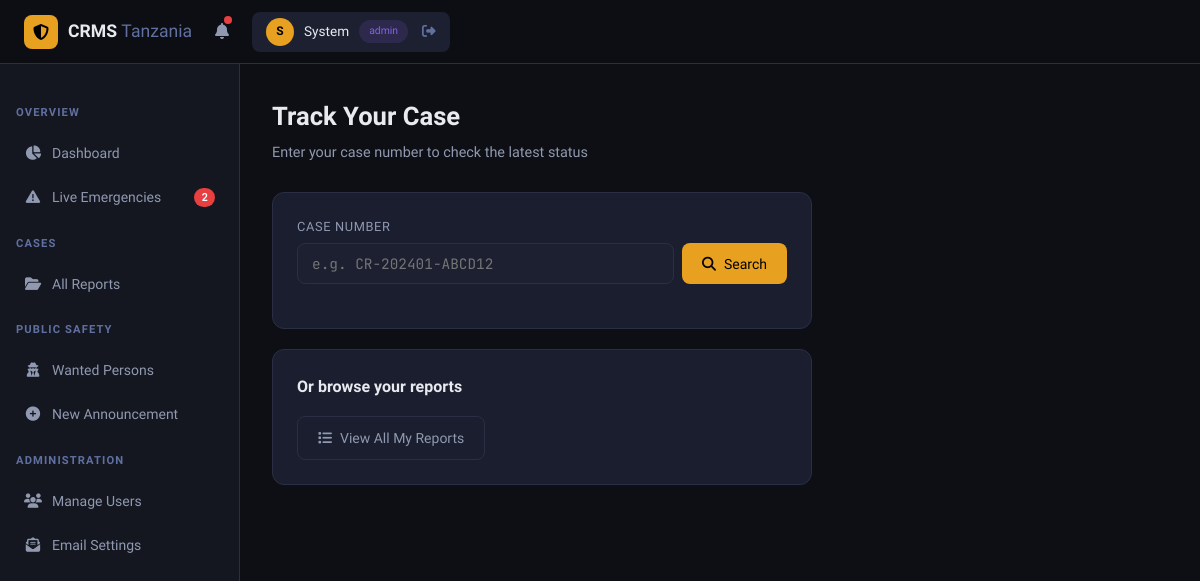
The page /track (signed in) on the database its author committed.
### app.py (models this page shows, shortened)
class User(UserMixin, db.Model):
    id = db.Column(db.Integer, primary_key=True)
    full_name = db.Column(db.String(120), nullable=False)
    email = db.Column(db.String(120), unique=True, nullable=False)
    phone = db.Column(db.String(20))
    password_hash = db.Column(db.String(256), nullable=False)
    role = db.Column(db.String(20), default='citizen')
    is_active = db.Column(db.Boolean, default=True)
    email_verified = db.Column(db.Boolean, default=False)
    created_at = db.Column(db.DateTime, default=datetime.utcnow)
    reports = db.relationship('CrimeReport', backref='reporter', lazy=True, foreign_keys='CrimeReport.user_id')

### app.py (the view)
@app.route('/track')
@login_required
def track():
    return render_template('track.html')

### app.py (called while the page is built)
@login_manager.user_loader
def load_user(uid): return User.query.get(int(uid))

### templates/track.html (shortened to what this page needs)
{% extends "base.html" %}
{% block content %}
<div class="page-header fade-in">
  <h1>Track Your Case</h1>
  <p>Enter your case number to check the latest status</p>
</div>
<div class="card fade-in" style="max-width:540px">
  <div class="form-group">
    <label>Case Number</label>
    <div class="search-bar">
      <input type="text" id="caseInput" placeholder="e.g. CR-202401-ABCD12" style="font-family:var(--mono)">
      <button class="btn btn-primary" onclick="searchCase()"><i class="fas fa-magnifying-glass"></i> Search</button>
    </div>
  </div>
</div>
<div class="card fade-in" style="margin-top:20px;max-width:540px">
  <div class="card-title" style="margin-bottom:16px">Or browse your reports</div>
  <a href="{{ url_for('dashboard') }}" class="btn btn-outline"><i class="fas fa-list"></i> View All My Reports</a>
</div>
{% endblock %}

### templates/base.html (shortened to what this page needs)
<!DOCTYPE html>
<html lang="en">
<head>
<link rel="stylesheet" href="https://cdnjs.cloudflare.com/ajax/libs/font-awesome/6.5.0/css/all.min.css">
</head>
<body>
<nav class="navbar">
  <div class="nav-brand">
    <div class="shield"><i class="fas fa-shield-halved"></i></div>
    <span>CRMS <span style="color:var(--text3);font-weight:400">Tanzania</span></span>
  </div>
  {% if current_user.is_authenticated %}
  <div class="nav-notif" id="notifBtn">
    <i class="fas fa-bell"></i>
    <div class="notif-dot" id="notifDot" style="display:none"></div>
  </div>
  <div class="nav-user">
    <div class="avatar">{{ current_user.full_name[0] }}</div>
    <span>{{ current_user.full_name.split()[0] }}</span>
    <span class="pill pill-{{ current_user.role }}" style="font-size:.65rem">{{ current_user.role }}</span>
    <a href="{{ url_for('logout') }}" style="color:var(--text3);margin-left:4px"><i class="fas fa-right-from-bracket"></i></a>
  </div>
  {% else %}
  <div class="nav-links" style="margin-left:auto">
    <a href="{{ url_for('login') }}">Login</a>
    <a href="{{ url_for('register') }}" style="background:var(--accent);color:#000;padding:7px 16px;border-radius:8px">Register</a>
  </div>
  {% endif %}
</nav>
{% if current_user.is_authenticated %}
<div class="layout">
  <aside class="sidebar">
    {% if current_user.role in ['admin','officer'] %}
    <div class="sidebar-section">Overview</div>
    <a href="{{ url_for('dashboard') }}" class="{{ 'active' if request.endpoint=='dashboard' }}"><i class="fas fa-chart-pie"></i> Dashboard</a>
    <a href="{{ url_for('officer_emergencies') }}" class="{{ 'active' if request.endpoint=='officer_emergencies' }}" style="position:relative">
      <i class="fas fa-triangle-exclamation"></i> Live Emergencies
      <span id="emergencyNavBadge" style="display:none;margin-left:auto;background:var(--red);color:#fff;border-radius:100px;padding:1px 7px;font-size:.68rem;font-weight:700;font-family:var(--mono)"></span>
    </a>
    <div class="sidebar-section">Cases</div>
    <a href="{{ url_for('admin_reports') }}" class="{{ 'active' if request.endpoint=='admin_reports' }}"><i class="fas fa-folder-open"></i> All Reports</a>
    <div class="sidebar-section">Public Safety</div>
    <a href="{{ url_for('wanted_list') }}" class="{{ 'active' if request.endpoint in ['wanted_list','wanted_detail'] }}"><i class="fas fa-user-secret"></i> Wanted Persons</a>
    <a href="{{ url_for('wanted_new') }}" class="{{ 'active' if request.endpoint=='wanted_new' }}"><i class="fas fa-plus-circle"></i> New Announcement</a>
    {% if current_user.role == 'admin' %}
    <div class="sidebar-section">Administration</div>
    <a href="{{ url_for('admin_users') }}" class="{{ 'active' if request.endpoint=='admin_users' }}"><i class="fas fa-users"></i> Manage Users</a>
    <a href="{{ url_for('admin_email_settings') }}" class="{{ 'active' if request.endpoint=='admin_email_settings' }}"><i class="fas fa-envelope-open-text"></i> Email Settings</a>
    {% endif %}
    {% endif %}
  </aside>
  <main class="main">
    {% block content %}{% endblock %}
  </main>
</div>
{% else %}
{% block public_content %}{% endblock %}
{% endif %}
</body>
</html>

### templates/base.html (style rules this page uses)
:root { --bg: #0d0f14; --bg2: #141720; --bg3: #1c2030; --card: #1a1e2e; --border: #2a2f45; --accent: #e8a020; --accent2: #f0c060; --red: #e84040; --green: #30c060; --blue: #3080e8; --purple: #8860e8; --text: #e8eaf0; --text2: #9099b0; --text3: #6070a0; --font: 'Sora', sans-serif; --mono: 'JetBrains Mono', monospace; --radius: 12px; --shadow: 0 8px 32px rgba(0,0,0,0.4); }
*,*::before,*::after { box-sizing:border-box;margin:0;padding:0 }
html { scroll-behavior:smooth }
body { font-family:var(--font);background:var(--bg);color:var(--text);min-height:100vh;line-height:1.6 }
a { color:var(--accent);text-decoration:none }
.navbar { position:fixed;top:0;left:0;right:0;z-index:100;background:rgba(13,15,20,0.95);backdrop-filter:blur(16px);border-bottom:1px solid var(--border);height:64px;display:flex;align-items:center;padding:0 24px;gap:16px }
.nav-brand { display:flex;align-items:center;gap:10px;font-weight:700;font-size:1.1rem;color:var(--text) }
.nav-brand .shield { width:34px;height:34px;background:var(--accent);border-radius:8px;display:grid;place-items:center;color:#000;font-size:1rem }
.nav-user { display:flex;align-items:center;gap:10px;padding:6px 14px;background:var(--bg3);border-radius:8px;font-size:.85rem }
.nav-user .avatar { width:28px;height:28px;border-radius:50%;background:var(--accent);display:grid;place-items:center;color:#000;font-size:.75rem;font-weight:700 }
.nav-notif { position:relative;padding:7px;cursor:pointer;color:var(--text2);transition:.2s }
.notif-dot { position:absolute;top:4px;right:4px;width:8px;height:8px;background:var(--red);border-radius:50% }
.layout { display:flex;padding-top:64px;min-height:100vh }
.sidebar { width:240px;background:var(--bg2);border-right:1px solid var(--border);padding:24px 0;position:fixed;top:64px;bottom:0;overflow-y:auto;transition:.3s }
.sidebar-section { padding:0 16px 8px;font-size:.7rem;font-weight:600;color:var(--text3);text-transform:uppercase;letter-spacing:.1em;margin-top:16px }
.sidebar a { display:flex;align-items:center;gap:10px;padding:10px 16px;margin:2px 8px;border-radius:8px;font-size:.875rem;color:var(--text2);transition:.2s }
.sidebar a i { width:18px;text-align:center;font-size:.9rem }
.main { margin-left:240px;flex:1;padding:32px }
.card { background:var(--card);border:1px solid var(--border);border-radius:var(--radius);padding:24px }
.card-title { font-size:1rem;font-weight:600 }
.pill { display:inline-flex;align-items:center;gap:5px;padding:3px 10px;border-radius:100px;font-size:.75rem;font-weight:500 }
.pill-admin { background:rgba(136,96,232,.15);color:var(--purple) }
.form-group { margin-bottom:18px }
label { display:block;font-size:.8rem;font-weight:500;color:var(--text2);margin-bottom:6px;text-transform:uppercase;letter-spacing:.05em }
input,select,textarea { width:100%;background:var(--bg3);border:1px solid var(--border);border-radius:8px;padding:10px 14px;color:var(--text);font-family:var(--font);font-size:.9rem;transition:.2s }
.btn { display:inline-flex;align-items:center;gap:8px;padding:10px 20px;border-radius:8px;font-size:.875rem;font-weight:500;font-family:var(--font);border:none;cursor:pointer;transition:.2s }
.btn-primary { background:var(--accent);color:#000 }
.btn-outline { background:transparent;border:1px solid var(--border);color:var(--text2) }
.page-header { margin-bottom:28px }
.page-header h1 { font-size:1.6rem;font-weight:700 }
.page-header p { color:var(--text2);font-size:.9rem;margin-top:4px }
.fade-in { animation:fadeIn .3s ease both }
.search-bar { display:flex;gap:8px;margin-bottom:20px }
.search-bar input { flex:1 }

### rows shown on the page
User: full_name "S", full_name "System", role "admin"
